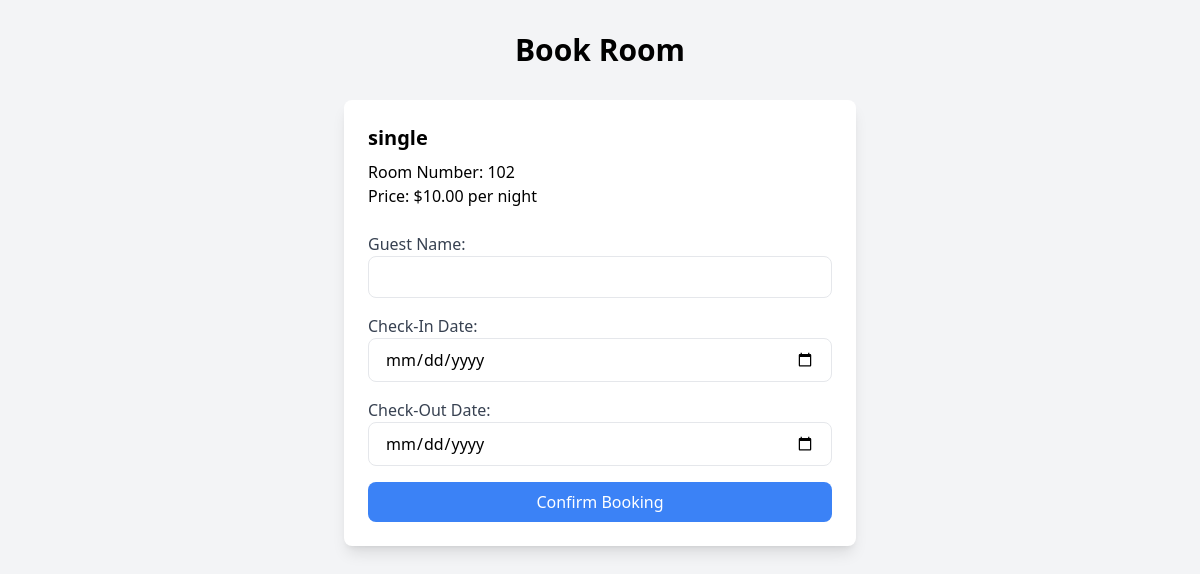
The page /book_room.php?room_id=12 (signed in) on the database its author committed.
### tables this page shows
CREATE TABLE `rooms` (
  `id` int(11) NOT NULL,
  `room_number` varchar(10) NOT NULL,
  `room_type` varchar(50) NOT NULL,
  `price` decimal(10,2) NOT NULL,
  `availability` enum('available','not available') NOT NULL,
  `image_url` varchar(255) NOT NULL
);

### book_room.php (the view, shortened to what this page needs)
<?php
include "db_connection.php";
$room_id = $_GET['room_id'];
$sql = "SELECT * FROM rooms WHERE id = '$room_id'";
$result = mysqli_query($conn, $sql);
$room = mysqli_fetch_assoc($result);
?>
<!DOCTYPE html>
<html lang="en">
<head>
  <script src="https://cdn.tailwindcss.com"></script>
</head>
<body class="bg-gray-100">
  <div class="container mx-auto p-8">
    <h1 class="text-3xl font-bold text-center mb-8">Book Room</h1>
    <div class="bg-white p-6 rounded-lg shadow-lg max-w-lg mx-auto">
      <h2 class="text-xl font-bold mb-2"><?php echo htmlspecialchars($room['room_type']); ?></h2>
      <p>Room Number: <?php echo htmlspecialchars($room['room_number']); ?></p>
      <p>Price: $<?php echo htmlspecialchars($room['price']); ?> per night</p>
      <form method="POST" class="space-y-4 mt-6">
        <div>
          <label for="guest_name" class="block text-gray-700">Guest Name:</label>
          <input type="text" name="guest_name"
            class="w-full px-4 py-2 border rounded-lg focus:outline-none focus:ring-2 focus:ring-blue-400" required>
        </div>
        <div>
          <label for="check_in_date" class="block text-gray-700">Check-In Date:</label>
          <input type="date" name="check_in_date"
            class="w-full px-4 py-2 border rounded-lg focus:outline-none focus:ring-2 focus:ring-blue-400" required>
        </div>
        <div>
          <label for="check_out_date" class="block text-gray-700">Check-Out Date:</label>
          <input type="date" name="check_out_date"
            class="w-full px-4 py-2 border rounded-lg focus:outline-none focus:ring-2 focus:ring-blue-400" required>
        </div>
        <button type="submit" class="w-full bg-blue-500 text-white py-2 rounded-lg hover:bg-blue-600">
          Confirm Booking
        </button>
      </form>
    </div>
  </div>
</body>
</html>

### rows shown on the page
rooms: room_type "single", room_number "102", price "10.00"
